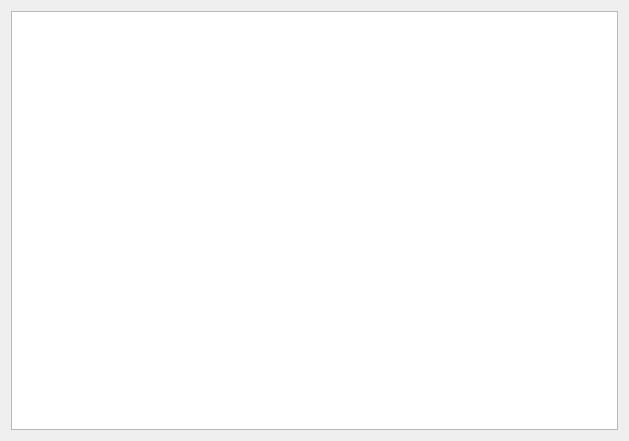
<?xml version="1.0" encoding="UTF-8"?>
<ui version="4.0">
 <class>ImportsTable</class>
 <widget class="QDialog" name="ImportsTable">
  <property name="geometry">
   <rect>
    <x>0</x>
    <y>0</y>
    <width>629</width>
    <height>441</height>
   </rect>
  </property>
  <property name="windowTitle">
   <string>ImportTable</string>
  </property>
  <property name="windowIcon">
   <iconset resource="icons.qrc">
    <normaloff>:/icons/Resouces/File DLL.png</normaloff>:/icons/Resouces/File DLL.png</iconset>
  </property>
  <layout class="QHBoxLayout" name="horizontalLayout">
   <item>
    <widget class="QPlainTextEdit" name="plainTextEdit">
     <property name="readOnly">
      <bool>true</bool>
     </property>
    </widget>
   </item>
  </layout>
 </widget>
 <resources>
  <include location="icons.qrc"/>
 </resources>
 <connections/>
</ui>
